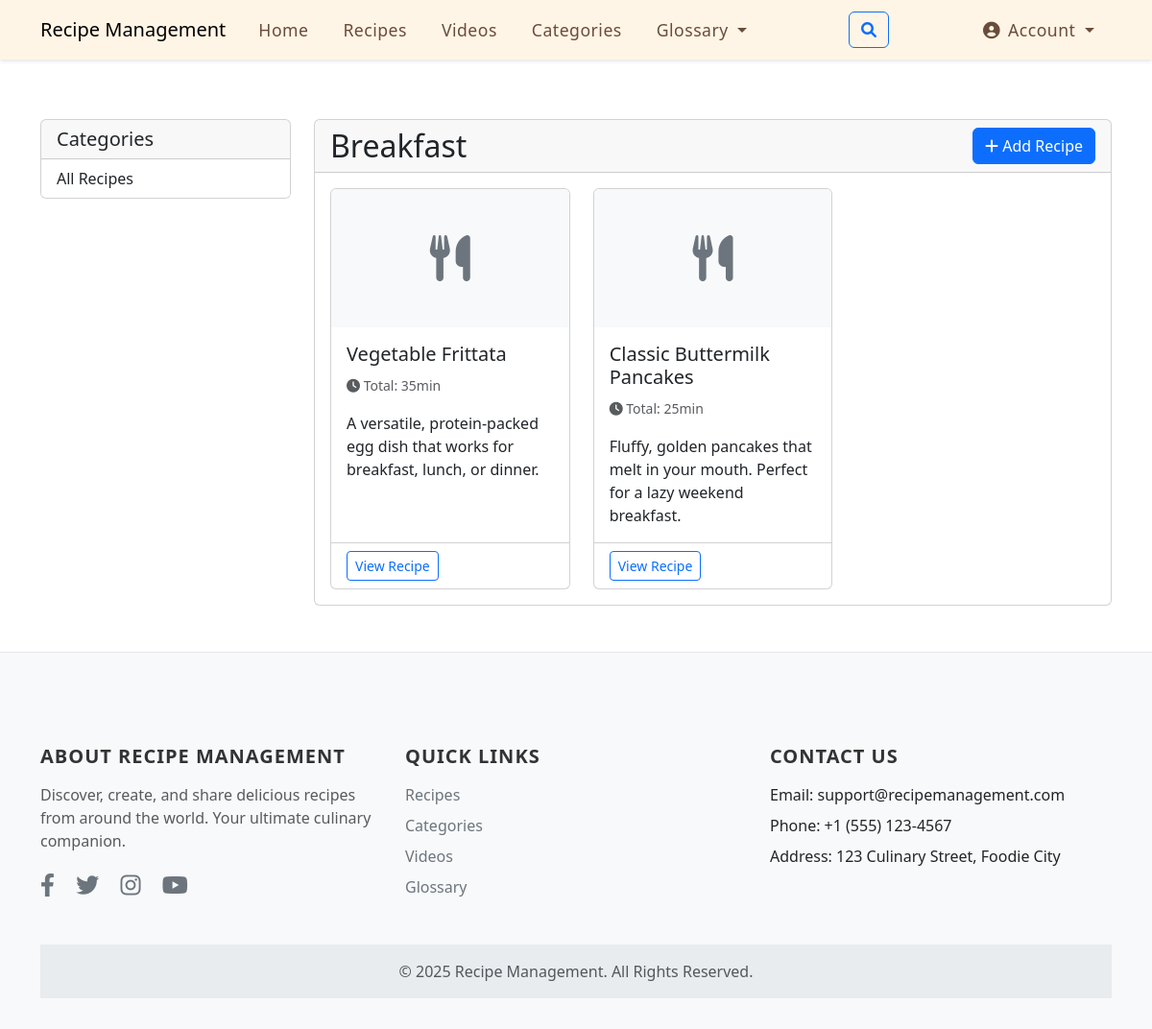
Screenshot of /category/breakfast/ with the database file from the repository.
### recipes/models.py (models this page shows, shortened)
class Category(MPTTModel):
    name = models.CharField(max_length=200)
    slug = models.SlugField(max_length=200, unique=True)
    parent = TreeForeignKey('self', on_delete=models.CASCADE, null=True, blank=True, related_name='children')
    class MPTTMeta:
        order_insertion_by = ['name']
    class Meta:
        verbose_name_plural = 'categories'

class Recipe(models.Model):
    recipe_name = models.CharField(max_length=400, null=True,verbose_name=_("Recipe Name (English)"))
    slug = models.SlugField(max_length=450, unique=True,null=True,blank=True, verbose_name=_("Slug (English)"))
    title = models.CharField(max_length=400,null=True)
    description = models.TextField()
    ingredients_text = models.TextField(
        help_text="Enter ingredients with quantities. Terms in [brackets] will be linked to glossary.", default="")
    instructions = models.TextField()
    preparation_time = models.PositiveIntegerField(help_text="Time in minutes")
    cooking_time = models.PositiveIntegerField(help_text="Time in minutes")
    servings = models.PositiveIntegerField()
    image = models.ImageField(upload_to='recipes/', null=True, blank=True)
    categories = models.ManyToManyField(Category, related_name='recipes')
    related_terms = models.ManyToManyField(Glossary, blank=True, related_name='recipes')
    DIFFICULTY_CHOICES = [
        ('easy', 'Easy'),
        ('medium', 'Medium'),
        ('hard', 'Hard'),
    ]
    difficulty = models.CharField(max_length=10, choices=DIFFICULTY_CHOICES, default='medium')
    related_recipes = models.ManyToManyField('self', blank=True, related_name='related_to', symmetrical=False)
    code = models.CharField(max_length=300, unique=True, null=True,blank=True, verbose_name=_("Recipe Code"))
    views_count = models.PositiveIntegerField(default=0,null=True,blank=True,verbose_name=_("Views Count"))
    created_at = models.DateTimeField(auto_now_add=True)
    updated_at = models.DateTimeField(auto_now=True)
    status = models.IntegerField(choices=STATUS, default=0)
    class Meta:
        ordering = ['-created_at']

### recipes/views.py (the view)
# urls.py: path('category/<slug:slug>/', views.category_detail_view, name='category_detail'),
def category_detail_view(request, slug):
    category = get_object_or_404(Category, slug=slug)
    recipes = Recipe.objects.filter(categories=category)
    context = {
        'category': category,
        'recipes': recipes
    }
    return render(request, 'recipes/category_detail.html', context)

### templates/recipes/category_detail.html (shortened to what this page needs)
{% extends 'base.html' %}
{% load mptt_tags %}
{% block content %}
<div class="row">
    <div class="col-md-3">
        <div class="card mb-4">
            <div class="card-header">
                <h5 class="mb-0">Categories</h5>
            </div>
            <div class="list-group list-group-flush">
                <a href="{% url 'recipe_list' %}" class="list-group-item list-group-item-action">
                    All Recipes
                </a>
            </div>
        </div>
    </div>
    <div class="col-md-9">
        <div class="card">
            <div class="card-header">
                <div class="d-flex justify-content-between align-items-center">
                    <h2 class="mb-0">{{ category.name }}</h2>
                    <a href="{% url 'recipe_create' %}" class="btn btn-primary">
                        <i class="fas fa-plus"></i> Add Recipe
                    </a>
                </div>
            </div>
            <div class="card-body">
                {% if recipes %}
                    <div class="row row-cols-1 row-cols-md-3 g-4">
                        {% for recipe in recipes %}
                            <div class="col">
                                <div class="card h-100">
                                    {% if recipe.image %}
                                        <img src="{{ recipe.image.url }}" class="card-img-top" alt="{{ recipe.title }}">
                                    {% else %}
                                        <div class="card-img-top bg-light text-center py-5">
                                            <i class="fas fa-utensils fa-3x text-secondary"></i>
                                        </div>
                                    {% endif %}
                                    <div class="card-body">
                                        <h5 class="card-title">{{ recipe.title }}</h5>
                                        <p class="card-text text-muted">
                                            <small>
                                                <i class="fas fa-clock"></i> Total: {{ recipe.preparation_time|add:recipe.cooking_time }}min
                                            </small>
                                        </p>
                                        <p class="card-text">{{ recipe.description|truncatewords:20 }}</p>
                                    </div>
                                    <div class="card-footer bg-transparent">
                                        <a href="{% url 'recipe_detail' recipe.slug %}" class="btn btn-outline-primary btn-sm">
                                            View Recipe
                                        </a>
                                    </div>
                                </div>
                            </div>
                        {% endfor %}
                    </div>
                {% else %}
                    <div class="alert alert-info">
                        No recipes found in this category. Why not <a href="{% url 'recipe_create' %}">add one</a>?
                    </div>
                {% endif %}
            </div>
        </div>
    </div>
</div>
{% endblock %}

### templates/base.html (style rules this page uses)
body { padding-top: 0; }
body { padding-top: 100px; }
html { scroll-behavior: smooth; }

### rows the page displays
Category: name "Breakfast"
Recipe: title "Vegetable Frittata", preparation_time|add "35", description "A versatile, protein-packed egg dish that works for breakfast, lunch, or dinner."
Recipe: title "Classic Buttermilk Pancakes", preparation_time|add "25", description "Fluffy, golden pancakes that melt in your mouth. Perfect for a lazy weekend breakfast."
